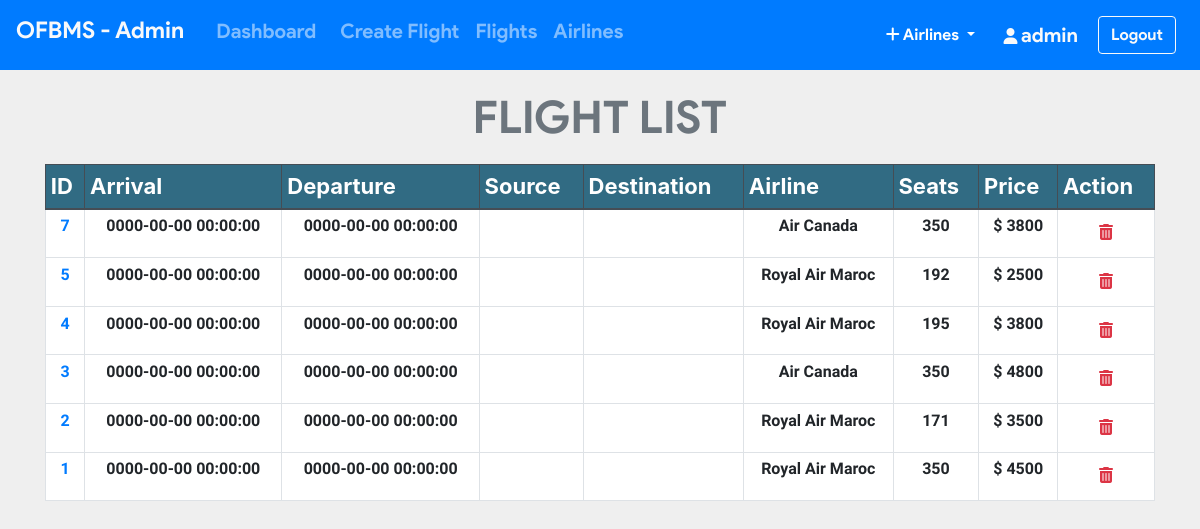
The app's page /admin/all_flights.php (signed in) with its own data.
### tables this page shows
CREATE TABLE `flight` (
  `flight_id` int(11) NOT NULL,
  `admin_id` int(11) NOT NULL,
  `arrivale` datetime NOT NULL,
  `departure` datetime NOT NULL,
  `Destination` varchar(20) NOT NULL,
  `source` varchar(20) NOT NULL,
  `airline` varchar(20) NOT NULL,
  `Seats` varchar(110) NOT NULL,
  `duration` varchar(20) NOT NULL,
  `Price` int(11) NOT NULL,
  `status` varchar(6) DEFAULT NULL,
  `issue` varchar(50) DEFAULT NULL,
  `last_seat` varchar(5) DEFAULT '',
  `bus_seats` int(11) DEFAULT 20,
  `last_bus_seat` varchar(5) DEFAULT ''
);

### admin/all_flights.php (the view, shortened to what this page needs)
<?php include_once 'header.php'; ?>
<?php include_once 'footer.php';
require '../helpers/init_conn_db.php';?>
    <main>
        <?php if(isset($_SESSION['adminId'])) { ?>
          <div class="container-md mt-2">
            <h1 class="display-4 text-center text-secondary"
              >FLIGHT LIST</h1>
            <table class="table table-sm table-bordered">
              <thead class="thead-dark">
                <tr>
                  <th scope="col">ID</th>
                  <th scope="col">Arrival</th>
                  <th scope="col">Departure</th>
                  <th scope="col">Source</th>
                  <th scope="col">Destination</th>
                  <th scope="col">Airline</th>
                  <th scope="col">Seats</th>
                  <th scope="col">Price</th>
                  <th scope="col">Action</th>
                </tr>
              </thead>
              <tbody>
                <?php
                $sql = 'SELECT * FROM Flight ORDER BY flight_id DESC';
                $stmt = mysqli_stmt_init($conn);
                mysqli_stmt_prepare($stmt,$sql);
                mysqli_stmt_execute($stmt);
                $result = mysqli_stmt_get_result($stmt);
                while ($row = mysqli_fetch_assoc($result)) {
                  echo "
                  <tr class='text-center'>
                    <td scope='row'>
                      <a href='pass_list.php?flight_id=".$row['flight_id']."'>
                      ".$row['flight_id']." </a> </td>
                    <td>".$row['arrivale']."</td>
                    <td>".$row['departure']."</td>
                    <td>".$row['source']."</td>
                    <td>".$row['Destination']."</td>
                    <td>".$row['airline']."</td>
                    <td>".$row['Seats']."</td>
                    <td>$ ".$row['Price']."</td>
                    <td>
                    <form action='all_flights.php' method='post'>
                      <input name='flight_id' type='hidden' value=".$row['flight_id'].">
                      <button  class='btn' type='submit' name='del_flight'>
                      <i class='text-danger fa fa-trash'></i></button>
                    </form>
                    </td>
                  </tr>
                  ";
                }
                ?>
              </tbody>
            </table>
          </div>
        <?php } ?>
    </main>

### admin/header.php (style rules this page uses)
.table .thead-dark th { background-color: #316b83; }

### admin/all_flights.php (style rules this page uses)
table { background-color: white; }
h1 { margin-top: 20px; margin-bottom: 20px; font-family: 'product sans'; font-size: 45px !important; font-weight: lighter; }
body { background-color: #efefef; }
th { font-size: 22px; }
td { margin-top: 10px !important; font-size: 16px; font-weight: bold; font-family: 'Assistant', sans-serif !important; }

### records on screen
flight: flight_id "7", arrivale "0000-00-00 00:00:00", departure "0000-00-00 00:00:00", airline "Air Canada", Seats "350", Price "3800"
flight: flight_id "5", arrivale "0000-00-00 00:00:00", departure "0000-00-00 00:00:00", airline "Royal Air Maroc", Seats "192", Price "2500"
flight: flight_id "4", arrivale "0000-00-00 00:00:00", departure "0000-00-00 00:00:00", airline "Royal Air Maroc", Seats "195", Price "3800"
flight: flight_id "3", arrivale "0000-00-00 00:00:00", departure "0000-00-00 00:00:00", airline "Air Canada", Seats "350", Price "4800"
flight: flight_id "2", arrivale "0000-00-00 00:00:00", departure "0000-00-00 00:00:00", airline "Royal Air Maroc", Seats "171", Price "3500"
flight: flight_id "1", arrivale "0000-00-00 00:00:00", departure "0000-00-00 00:00:00", airline "Royal Air Maroc", Seats "350", Price "4500"

### other values on screen
$_SESSION['adminUname'] "admin"
